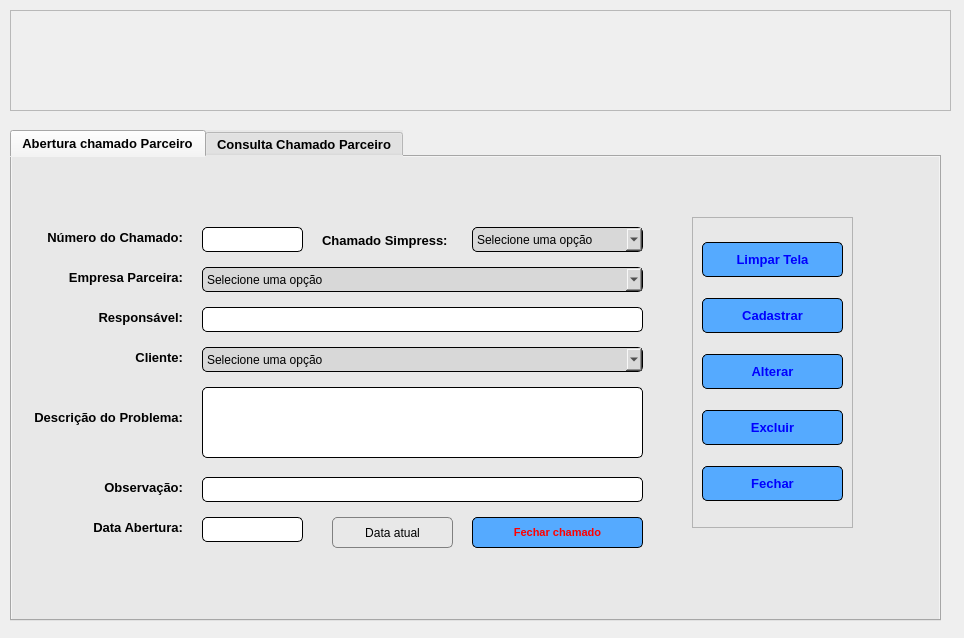
<?xml version="1.0" encoding="UTF-8"?>
<ui version="4.0">
 <class>TelaChamadoParceiro</class>
 <widget class="QWidget" name="TelaChamadoParceiro">
  <property name="geometry">
   <rect>
    <x>0</x>
    <y>0</y>
    <width>964</width>
    <height>638</height>
   </rect>
  </property>
  <property name="windowTitle">
   <string>Form</string>
  </property>
  <property name="windowIcon">
   <iconset>
    <normaloff>_img/logo_janela.ico</normaloff>_img/logo_janela.ico</iconset>
  </property>
  <widget class="QFrame" name="frame">
   <property name="geometry">
    <rect>
     <x>10</x>
     <y>10</y>
     <width>941</width>
     <height>101</height>
    </rect>
   </property>
   <property name="frameShape">
    <enum>QFrame::StyledPanel</enum>
   </property>
   <property name="frameShadow">
    <enum>QFrame::Raised</enum>
   </property>
   <widget class="QLabel" name="label">
    <property name="geometry">
     <rect>
      <x>0</x>
      <y>0</y>
      <width>941</width>
      <height>101</height>
     </rect>
    </property>
    <property name="text">
     <string/>
    </property>
    <property name="pixmap">
     <pixmap>_img/banner_chamado_parceiro.png</pixmap>
    </property>
   </widget>
  </widget>
  <widget class="QTabWidget" name="tab_chamado_parceiro">
   <property name="geometry">
    <rect>
     <x>10</x>
     <y>130</y>
     <width>931</width>
     <height>491</height>
    </rect>
   </property>
   <property name="font">
    <font>
     <pointsize>10</pointsize>
     <weight>75</weight>
     <bold>true</bold>
    </font>
   </property>
   <property name="styleSheet">
    <string notr="true">background-color: rgb(232, 232, 232);</string>
   </property>
   <property name="currentIndex">
    <number>0</number>
   </property>
   <property name="iconSize">
    <size>
     <width>24</width>
     <height>24</height>
    </size>
   </property>
   <widget class="QWidget" name="tab_cadastro_parceiro">
    <attribute name="icon">
     <iconset>
      <normaloff>_img/abrir_chamado_parceiro.png</normaloff>_img/abrir_chamado_parceiro.png</iconset>
    </attribute>
    <attribute name="title">
     <string>Abertura chamado Parceiro</string>
    </attribute>
    <widget class="QLabel" name="label_3">
     <property name="geometry">
      <rect>
       <x>30</x>
       <y>110</y>
       <width>141</width>
       <height>21</height>
      </rect>
     </property>
     <property name="font">
      <font>
       <pointsize>10</pointsize>
       <weight>75</weight>
       <bold>true</bold>
      </font>
     </property>
     <property name="layoutDirection">
      <enum>Qt::LeftToRight</enum>
     </property>
     <property name="text">
      <string>Empresa Parceira:</string>
     </property>
     <property name="alignment">
      <set>Qt::AlignRight|Qt::AlignTrailing|Qt::AlignVCenter</set>
     </property>
    </widget>
    <widget class="QLineEdit" name="txt_numero_chamado">
     <property name="geometry">
      <rect>
       <x>190</x>
       <y>70</y>
       <width>101</width>
       <height>25</height>
      </rect>
     </property>
     <property name="minimumSize">
      <size>
       <width>0</width>
       <height>25</height>
      </size>
     </property>
     <property name="styleSheet">
      <string notr="true">border-radius: 5px;
background-color: rgb(255, 255, 255);
border:1px solid</string>
     </property>
    </widget>
    <widget class="QLabel" name="label_7">
     <property name="geometry">
      <rect>
       <x>70</x>
       <y>320</y>
       <width>101</width>
       <height>21</height>
      </rect>
     </property>
     <property name="font">
      <font>
       <pointsize>10</pointsize>
       <weight>75</weight>
       <bold>true</bold>
      </font>
     </property>
     <property name="layoutDirection">
      <enum>Qt::LeftToRight</enum>
     </property>
     <property name="text">
      <string>Observação:</string>
     </property>
     <property name="alignment">
      <set>Qt::AlignRight|Qt::AlignTrailing|Qt::AlignVCenter</set>
     </property>
    </widget>
    <widget class="QLineEdit" name="txt_responsavel">
     <property name="geometry">
      <rect>
       <x>190</x>
       <y>150</y>
       <width>441</width>
       <height>25</height>
      </rect>
     </property>
     <property name="minimumSize">
      <size>
       <width>0</width>
       <height>25</height>
      </size>
     </property>
     <property name="styleSheet">
      <string notr="true">border-radius: 5px;
background-color: rgb(255, 255, 255);
border:1px solid</string>
     </property>
    </widget>
    <widget class="QComboBox" name="combo_empresa_parceira">
     <property name="geometry">
      <rect>
       <x>190</x>
       <y>110</y>
       <width>441</width>
       <height>25</height>
      </rect>
     </property>
     <property name="minimumSize">
      <size>
       <width>0</width>
       <height>25</height>
      </size>
     </property>
     <property name="styleSheet">
      <string notr="true">border-radius: 5px;
background-color: rgb(216, 216, 216);
border:1px solid
</string>
     </property>
     <item>
      <property name="text">
       <string>Selecione uma opção</string>
      </property>
     </item>
    </widget>
    <widget class="QLabel" name="label_8">
     <property name="geometry">
      <rect>
       <x>60</x>
       <y>360</y>
       <width>111</width>
       <height>21</height>
      </rect>
     </property>
     <property name="font">
      <font>
       <pointsize>10</pointsize>
       <weight>75</weight>
       <bold>true</bold>
      </font>
     </property>
     <property name="layoutDirection">
      <enum>Qt::LeftToRight</enum>
     </property>
     <property name="text">
      <string>Data Abertura:</string>
     </property>
     <property name="alignment">
      <set>Qt::AlignRight|Qt::AlignTrailing|Qt::AlignVCenter</set>
     </property>
    </widget>
    <widget class="QLineEdit" name="txt_data_abertura">
     <property name="enabled">
      <bool>false</bool>
     </property>
     <property name="geometry">
      <rect>
       <x>190</x>
       <y>360</y>
       <width>101</width>
       <height>25</height>
      </rect>
     </property>
     <property name="minimumSize">
      <size>
       <width>0</width>
       <height>25</height>
      </size>
     </property>
     <property name="styleSheet">
      <string notr="true">border-radius: 5px;
background-color: rgb(255, 255, 255);
border:1px solid</string>
     </property>
    </widget>
    <widget class="QPushButton" name="btn_pegar_data">
     <property name="geometry">
      <rect>
       <x>320</x>
       <y>360</y>
       <width>121</width>
       <height>31</height>
      </rect>
     </property>
     <property name="styleSheet">
      <string notr="true">border-radius: 5px;
border: 1px solid gray</string>
     </property>
     <property name="text">
      <string>Data atual</string>
     </property>
     <property name="icon">
      <iconset>
       <normaloff>_img/calendario.png</normaloff>_img/calendario.png</iconset>
     </property>
     <property name="iconSize">
      <size>
       <width>24</width>
       <height>24</height>
      </size>
     </property>
    </widget>
    <widget class="QLabel" name="label_4">
     <property name="geometry">
      <rect>
       <x>70</x>
       <y>150</y>
       <width>101</width>
       <height>21</height>
      </rect>
     </property>
     <property name="font">
      <font>
       <pointsize>10</pointsize>
       <weight>75</weight>
       <bold>true</bold>
      </font>
     </property>
     <property name="layoutDirection">
      <enum>Qt::LeftToRight</enum>
     </property>
     <property name="text">
      <string>Responsável:</string>
     </property>
     <property name="alignment">
      <set>Qt::AlignRight|Qt::AlignTrailing|Qt::AlignVCenter</set>
     </property>
    </widget>
    <widget class="QLineEdit" name="txt_observacao">
     <property name="geometry">
      <rect>
       <x>190</x>
       <y>320</y>
       <width>441</width>
       <height>25</height>
      </rect>
     </property>
     <property name="minimumSize">
      <size>
       <width>0</width>
       <height>25</height>
      </size>
     </property>
     <property name="styleSheet">
      <string notr="true">border-radius: 5px;
background-color: rgb(255, 255, 255);
border:1px solid</string>
     </property>
    </widget>
    <widget class="QLabel" name="label_9">
     <property name="geometry">
      <rect>
       <x>310</x>
       <y>73</y>
       <width>131</width>
       <height>20</height>
      </rect>
     </property>
     <property name="font">
      <font>
       <pointsize>10</pointsize>
       <weight>75</weight>
       <bold>true</bold>
      </font>
     </property>
     <property name="text">
      <string>Chamado Simpress:</string>
     </property>
    </widget>
    <widget class="QComboBox" name="combo_chamado_simpress">
     <property name="geometry">
      <rect>
       <x>460</x>
       <y>70</y>
       <width>171</width>
       <height>25</height>
      </rect>
     </property>
     <property name="minimumSize">
      <size>
       <width>0</width>
       <height>25</height>
      </size>
     </property>
     <property name="styleSheet">
      <string notr="true">border-radius: 5px;
background-color: rgb(216, 216, 216);
border:1px solid
</string>
     </property>
     <item>
      <property name="text">
       <string>Selecione uma opção</string>
      </property>
     </item>
    </widget>
    <widget class="QPushButton" name="btn_fechar_chamado">
     <property name="geometry">
      <rect>
       <x>460</x>
       <y>360</y>
       <width>171</width>
       <height>31</height>
      </rect>
     </property>
     <property name="font">
      <font>
       <pointsize>8</pointsize>
       <weight>75</weight>
       <bold>true</bold>
      </font>
     </property>
     <property name="styleSheet">
      <string notr="true">QPushButton{
	background-color: rgb(85, 170, 255);
	
	color: rgb(255, 0, 0);
	border-radius: 5px;
	border:1px solid
}
QPushButton:hover{
	
	color: rgb(85, 170, 255);
	background-color: rgb(0, 0, 255);
	border: solid 5p
}</string>
     </property>
     <property name="text">
      <string>Fechar chamado</string>
     </property>
     <property name="icon">
      <iconset>
       <normaloff>_img/fechar_chamado_parceiro.png</normaloff>_img/fechar_chamado_parceiro.png</iconset>
     </property>
     <property name="iconSize">
      <size>
       <width>24</width>
       <height>24</height>
      </size>
     </property>
    </widget>
    <widget class="QComboBox" name="combo_cliente">
     <property name="geometry">
      <rect>
       <x>190</x>
       <y>190</y>
       <width>441</width>
       <height>25</height>
      </rect>
     </property>
     <property name="minimumSize">
      <size>
       <width>0</width>
       <height>25</height>
      </size>
     </property>
     <property name="styleSheet">
      <string notr="true">border-radius: 5px;
background-color: rgb(216, 216, 216);
border:1px solid
</string>
     </property>
     <item>
      <property name="text">
       <string>Selecione uma opção</string>
      </property>
     </item>
    </widget>
    <widget class="QTextEdit" name="txt_problema">
     <property name="geometry">
      <rect>
       <x>190</x>
       <y>230</y>
       <width>441</width>
       <height>71</height>
      </rect>
     </property>
     <property name="styleSheet">
      <string notr="true">border-radius: 5px;
background-color: rgb(255, 255, 255);
border:1px solid</string>
     </property>
    </widget>
    <widget class="QLabel" name="label_2">
     <property name="geometry">
      <rect>
       <x>10</x>
       <y>70</y>
       <width>161</width>
       <height>21</height>
      </rect>
     </property>
     <property name="font">
      <font>
       <pointsize>10</pointsize>
       <weight>75</weight>
       <bold>true</bold>
      </font>
     </property>
     <property name="layoutDirection">
      <enum>Qt::LeftToRight</enum>
     </property>
     <property name="text">
      <string>Número do Chamado:</string>
     </property>
     <property name="alignment">
      <set>Qt::AlignRight|Qt::AlignTrailing|Qt::AlignVCenter</set>
     </property>
    </widget>
    <widget class="QLabel" name="label_6">
     <property name="geometry">
      <rect>
       <x>10</x>
       <y>250</y>
       <width>161</width>
       <height>21</height>
      </rect>
     </property>
     <property name="font">
      <font>
       <pointsize>10</pointsize>
       <weight>75</weight>
       <bold>true</bold>
      </font>
     </property>
     <property name="layoutDirection">
      <enum>Qt::LeftToRight</enum>
     </property>
     <property name="text">
      <string>Descrição do Problema:</string>
     </property>
     <property name="alignment">
      <set>Qt::AlignRight|Qt::AlignTrailing|Qt::AlignVCenter</set>
     </property>
    </widget>
    <widget class="QLabel" name="label_5">
     <property name="geometry">
      <rect>
       <x>100</x>
       <y>190</y>
       <width>71</width>
       <height>21</height>
      </rect>
     </property>
     <property name="font">
      <font>
       <pointsize>10</pointsize>
       <weight>75</weight>
       <bold>true</bold>
      </font>
     </property>
     <property name="layoutDirection">
      <enum>Qt::LeftToRight</enum>
     </property>
     <property name="text">
      <string>Cliente:</string>
     </property>
     <property name="alignment">
      <set>Qt::AlignRight|Qt::AlignTrailing|Qt::AlignVCenter</set>
     </property>
    </widget>
    <widget class="QFrame" name="frame_2">
     <property name="geometry">
      <rect>
       <x>680</x>
       <y>60</y>
       <width>161</width>
       <height>311</height>
      </rect>
     </property>
     <property name="frameShape">
      <enum>QFrame::StyledPanel</enum>
     </property>
     <property name="frameShadow">
      <enum>QFrame::Raised</enum>
     </property>
     <layout class="QVBoxLayout" name="verticalLayout">
      <item>
       <widget class="QPushButton" name="btn_limpar_tela">
        <property name="minimumSize">
         <size>
          <width>0</width>
          <height>35</height>
         </size>
        </property>
        <property name="font">
         <font>
          <pointsize>10</pointsize>
          <weight>75</weight>
          <bold>true</bold>
         </font>
        </property>
        <property name="styleSheet">
         <string notr="true">QPushButton{
	background-color: rgb(85, 170, 255);
	color: rgb(0, 0, 255);
	border-radius: 5px;
	border:1px solid
}
QPushButton:hover{
	
	color: rgb(85, 170, 255);
	background-color: rgb(0, 0, 255);
	border: solid 5p
}</string>
        </property>
        <property name="text">
         <string>Limpar Tela</string>
        </property>
        <property name="icon">
         <iconset>
          <normaloff>_img/limpar.png</normaloff>_img/limpar.png</iconset>
        </property>
        <property name="iconSize">
         <size>
          <width>24</width>
          <height>24</height>
         </size>
        </property>
       </widget>
      </item>
      <item>
       <widget class="QPushButton" name="btn_cadastrar">
        <property name="minimumSize">
         <size>
          <width>0</width>
          <height>35</height>
         </size>
        </property>
        <property name="font">
         <font>
          <pointsize>10</pointsize>
          <weight>75</weight>
          <bold>true</bold>
         </font>
        </property>
        <property name="styleSheet">
         <string notr="true">QPushButton{
	background-color: rgb(85, 170, 255);
	color: rgb(0, 0, 255);
	border-radius: 5px;
	border:1px solid
}
QPushButton:hover{
	
	color: rgb(85, 170, 255);
	background-color: rgb(0, 0, 255);
	border: solid 5p
}</string>
        </property>
        <property name="text">
         <string>Cadastrar</string>
        </property>
        <property name="icon">
         <iconset>
          <normaloff>_img/save.png</normaloff>_img/save.png</iconset>
        </property>
        <property name="iconSize">
         <size>
          <width>24</width>
          <height>24</height>
         </size>
        </property>
       </widget>
      </item>
      <item>
       <widget class="QPushButton" name="btn_alterar">
        <property name="minimumSize">
         <size>
          <width>0</width>
          <height>35</height>
         </size>
        </property>
        <property name="font">
         <font>
          <pointsize>10</pointsize>
          <weight>75</weight>
          <bold>true</bold>
         </font>
        </property>
        <property name="styleSheet">
         <string notr="true">QPushButton{
	background-color: rgb(85, 170, 255);
	color: rgb(0, 0, 255);
	border-radius: 5px;
	border:1px solid
}
QPushButton:hover{
	
	color: rgb(85, 170, 255);
	background-color: rgb(0, 0, 255);
	border: solid 5p
}</string>
        </property>
        <property name="text">
         <string>Alterar</string>
        </property>
        <property name="icon">
         <iconset>
          <normaloff>_img/alterar.png</normaloff>_img/alterar.png</iconset>
        </property>
        <property name="iconSize">
         <size>
          <width>24</width>
          <height>24</height>
         </size>
        </property>
       </widget>
      </item>
      <item>
       <widget class="QPushButton" name="btn_excluir">
        <property name="minimumSize">
         <size>
          <width>0</width>
          <height>35</height>
         </size>
        </property>
        <property name="font">
         <font>
          <pointsize>10</pointsize>
          <weight>75</weight>
          <bold>true</bold>
         </font>
        </property>
        <property name="styleSheet">
         <string notr="true">QPushButton{
	background-color: rgb(85, 170, 255);
	color: rgb(0, 0, 255);
	border-radius: 5px;
	border:1px solid
}
QPushButton:hover{
	
	color: rgb(85, 170, 255);
	background-color: rgb(0, 0, 255);
	border: solid 5p
}</string>
        </property>
        <property name="text">
         <string>Excluir</string>
        </property>
        <property name="icon">
         <iconset>
          <normaloff>_img/excluir.png</normaloff>_img/excluir.png</iconset>
        </property>
        <property name="iconSize">
         <size>
          <width>24</width>
          <height>24</height>
         </size>
        </property>
       </widget>
      </item>
      <item>
       <widget class="QPushButton" name="btn_fechar">
        <property name="minimumSize">
         <size>
          <width>0</width>
          <height>35</height>
         </size>
        </property>
        <property name="font">
         <font>
          <pointsize>10</pointsize>
          <weight>75</weight>
          <bold>true</bold>
         </font>
        </property>
        <property name="styleSheet">
         <string notr="true">QPushButton{
	background-color: rgb(85, 170, 255);
	color: rgb(0, 0, 255);
	border-radius: 5px;
	border:1px solid
}
QPushButton:hover{
	
	color: rgb(85, 170, 255);
	background-color: rgb(0, 0, 255);
	border: solid 5p
}</string>
        </property>
        <property name="text">
         <string>Fechar</string>
        </property>
        <property name="icon">
         <iconset>
          <normaloff>_img/sair.png</normaloff>_img/sair.png</iconset>
        </property>
        <property name="iconSize">
         <size>
          <width>24</width>
          <height>24</height>
         </size>
        </property>
       </widget>
      </item>
     </layout>
    </widget>
   </widget>
   <widget class="QWidget" name="tab_consulta_parceiro">
    <attribute name="icon">
     <iconset>
      <normaloff>_img/consultar_chamado_parceiro.png</normaloff>_img/consultar_chamado_parceiro.png</iconset>
    </attribute>
    <attribute name="title">
     <string>Consulta Chamado Parceiro</string>
    </attribute>
    <widget class="QTableWidget" name="tabela_chamado_parceiro">
     <property name="geometry">
      <rect>
       <x>10</x>
       <y>111</y>
       <width>891</width>
       <height>271</height>
      </rect>
     </property>
     <attribute name="verticalHeaderVisible">
      <bool>false</bool>
     </attribute>
     <column>
      <property name="text">
       <string>Número Chamado</string>
      </property>
      <property name="font">
       <font>
        <pointsize>10</pointsize>
        <weight>75</weight>
        <bold>true</bold>
       </font>
      </property>
     </column>
     <column>
      <property name="text">
       <string>Chamado Simpress</string>
      </property>
      <property name="font">
       <font>
        <pointsize>10</pointsize>
        <weight>75</weight>
        <bold>true</bold>
       </font>
      </property>
     </column>
     <column>
      <property name="text">
       <string>Empresa Parceira</string>
      </property>
      <property name="font">
       <font>
        <pointsize>10</pointsize>
        <weight>75</weight>
        <bold>true</bold>
       </font>
      </property>
     </column>
     <column>
      <property name="text">
       <string>Responsável</string>
      </property>
      <property name="font">
       <font>
        <pointsize>10</pointsize>
        <weight>75</weight>
        <bold>true</bold>
       </font>
      </property>
     </column>
     <column>
      <property name="text">
       <string>Cliente</string>
      </property>
      <property name="font">
       <font>
        <pointsize>10</pointsize>
        <weight>75</weight>
        <bold>true</bold>
       </font>
      </property>
     </column>
     <column>
      <property name="text">
       <string>Descrição</string>
      </property>
      <property name="font">
       <font>
        <pointsize>10</pointsize>
        <weight>75</weight>
        <bold>true</bold>
       </font>
      </property>
     </column>
     <column>
      <property name="text">
       <string>Observação</string>
      </property>
      <property name="font">
       <font>
        <pointsize>10</pointsize>
        <weight>75</weight>
        <bold>true</bold>
       </font>
      </property>
     </column>
     <column>
      <property name="text">
       <string>Data abertura</string>
      </property>
      <property name="font">
       <font>
        <pointsize>10</pointsize>
        <weight>75</weight>
        <bold>true</bold>
       </font>
      </property>
     </column>
    </widget>
    <widget class="QFrame" name="frame_3">
     <property name="geometry">
      <rect>
       <x>10</x>
       <y>10</y>
       <width>891</width>
       <height>80</height>
      </rect>
     </property>
     <property name="frameShape">
      <enum>QFrame::StyledPanel</enum>
     </property>
     <property name="frameShadow">
      <enum>QFrame::Raised</enum>
     </property>
     <widget class="QLineEdit" name="txt_consulta_numero_chamado">
      <property name="geometry">
       <rect>
        <x>20</x>
        <y>24</y>
        <width>231</width>
        <height>31</height>
       </rect>
      </property>
      <property name="minimumSize">
       <size>
        <width>0</width>
        <height>25</height>
       </size>
      </property>
      <property name="font">
       <font>
        <weight>75</weight>
        <bold>true</bold>
       </font>
      </property>
      <property name="styleSheet">
       <string notr="true">border-radius: 5px;
background-color: rgb(255, 255, 255);
border:1px solid</string>
      </property>
      <property name="placeholderText">
       <string>Pesquisar por Número do Chamado</string>
      </property>
     </widget>
     <widget class="QPushButton" name="btn_pesquisar_numero_chamado">
      <property name="geometry">
       <rect>
        <x>260</x>
        <y>20</y>
        <width>111</width>
        <height>35</height>
       </rect>
      </property>
      <property name="minimumSize">
       <size>
        <width>0</width>
        <height>35</height>
       </size>
      </property>
      <property name="font">
       <font>
        <pointsize>10</pointsize>
        <weight>75</weight>
        <bold>true</bold>
       </font>
      </property>
      <property name="styleSheet">
       <string notr="true">QPushButton{
	background-color: rgb(85, 170, 255);
	color: rgb(0, 0, 255);
	border-radius: 5px;
	border:1px solid
}
QPushButton:hover{
	
	color: rgb(85, 170, 255);
	background-color: rgb(0, 0, 255);
	border: solid 5p
}</string>
      </property>
      <property name="text">
       <string>Pesquisar</string>
      </property>
      <property name="icon">
       <iconset>
        <normaloff>_img/buscar.png</normaloff>_img/buscar.png</iconset>
      </property>
      <property name="iconSize">
       <size>
        <width>24</width>
        <height>24</height>
       </size>
      </property>
     </widget>
     <widget class="QLineEdit" name="txt_consulta_chamado_simpress">
      <property name="geometry">
       <rect>
        <x>480</x>
        <y>24</y>
        <width>231</width>
        <height>31</height>
       </rect>
      </property>
      <property name="minimumSize">
       <size>
        <width>0</width>
        <height>25</height>
       </size>
      </property>
      <property name="font">
       <font>
        <weight>75</weight>
        <bold>true</bold>
       </font>
      </property>
      <property name="styleSheet">
       <string notr="true">border-radius: 5px;
background-color: rgb(255, 255, 255);
border:1px solid</string>
      </property>
      <property name="placeholderText">
       <string>Pesquisar Chamado Simpress</string>
      </property>
     </widget>
     <widget class="QPushButton" name="btn_pesquisar_chamado_simpress">
      <property name="geometry">
       <rect>
        <x>720</x>
        <y>20</y>
        <width>121</width>
        <height>35</height>
       </rect>
      </property>
      <property name="minimumSize">
       <size>
        <width>0</width>
        <height>35</height>
       </size>
      </property>
      <property name="font">
       <font>
        <pointsize>10</pointsize>
        <weight>75</weight>
        <bold>true</bold>
       </font>
      </property>
      <property name="styleSheet">
       <string notr="true">QPushButton{
	background-color: rgb(85, 170, 255);
	color: rgb(0, 0, 255);
	border-radius: 5px;
	border:1px solid
}
QPushButton:hover{
	
	color: rgb(85, 170, 255);
	background-color: rgb(0, 0, 255);
	border: solid 5p
}</string>
      </property>
      <property name="text">
       <string>Pesquisar</string>
      </property>
      <property name="icon">
       <iconset>
        <normaloff>_img/buscar.png</normaloff>_img/buscar.png</iconset>
      </property>
      <property name="iconSize">
       <size>
        <width>24</width>
        <height>24</height>
       </size>
      </property>
     </widget>
    </widget>
    <widget class="QFrame" name="frame_4">
     <property name="geometry">
      <rect>
       <x>10</x>
       <y>390</y>
       <width>891</width>
       <height>55</height>
      </rect>
     </property>
     <property name="frameShape">
      <enum>QFrame::StyledPanel</enum>
     </property>
     <property name="frameShadow">
      <enum>QFrame::Raised</enum>
     </property>
     <layout class="QHBoxLayout" name="horizontalLayout">
      <item>
       <widget class="QLabel" name="label_10">
        <property name="text">
         <string/>
        </property>
       </widget>
      </item>
      <item>
       <widget class="QPushButton" name="btn_carregar_tabela">
        <property name="minimumSize">
         <size>
          <width>0</width>
          <height>35</height>
         </size>
        </property>
        <property name="font">
         <font>
          <pointsize>10</pointsize>
          <weight>75</weight>
          <bold>true</bold>
         </font>
        </property>
        <property name="styleSheet">
         <string notr="true">QPushButton{
	background-color: rgb(85, 170, 255);
	color: rgb(0, 0, 255);
	border-radius: 5px;
	border:1px solid
}
QPushButton:hover{
	
	color: rgb(85, 170, 255);
	background-color: rgb(0, 0, 255);
	border: solid 5p
}</string>
        </property>
        <property name="text">
         <string>Carregar Tabela</string>
        </property>
        <property name="icon">
         <iconset>
          <normaloff>_img/pesquisa_chamado.png</normaloff>_img/pesquisa_chamado.png</iconset>
        </property>
        <property name="iconSize">
         <size>
          <width>24</width>
          <height>24</height>
         </size>
        </property>
       </widget>
      </item>
      <item>
       <widget class="QPushButton" name="btn_carregar">
        <property name="minimumSize">
         <size>
          <width>0</width>
          <height>35</height>
         </size>
        </property>
        <property name="font">
         <font>
          <pointsize>10</pointsize>
          <weight>75</weight>
          <bold>true</bold>
         </font>
        </property>
        <property name="styleSheet">
         <string notr="true">QPushButton{
	background-color: rgb(85, 170, 255);
	color: rgb(0, 0, 255);
	border-radius: 5px;
	border:1px solid
}
QPushButton:hover{
	
	color: rgb(85, 170, 255);
	background-color: rgb(0, 0, 255);
	border: solid 5p
}</string>
        </property>
        <property name="text">
         <string>Carregar</string>
        </property>
        <property name="icon">
         <iconset>
          <normaloff>_img/carregar.png</normaloff>_img/carregar.png</iconset>
        </property>
        <property name="iconSize">
         <size>
          <width>24</width>
          <height>24</height>
         </size>
        </property>
       </widget>
      </item>
      <item>
       <widget class="QPushButton" name="btn_gerar_relatorio">
        <property name="minimumSize">
         <size>
          <width>0</width>
          <height>35</height>
         </size>
        </property>
        <property name="font">
         <font>
          <pointsize>10</pointsize>
          <weight>75</weight>
          <bold>true</bold>
         </font>
        </property>
        <property name="styleSheet">
         <string notr="true">QPushButton{
	background-color: rgb(85, 170, 255);
	color: rgb(0, 0, 255);
	border-radius: 5px;
	border:1px solid
}
QPushButton:hover{
	
	color: rgb(85, 170, 255);
	background-color: rgb(0, 0, 255);
	border: solid 5p
}</string>
        </property>
        <property name="text">
         <string>Gerar Relatório</string>
        </property>
        <property name="icon">
         <iconset>
          <normaloff>_img/relatorio.png</normaloff>_img/relatorio.png</iconset>
        </property>
        <property name="iconSize">
         <size>
          <width>24</width>
          <height>24</height>
         </size>
        </property>
       </widget>
      </item>
      <item>
       <widget class="QPushButton" name="btn_fechar2">
        <property name="minimumSize">
         <size>
          <width>0</width>
          <height>35</height>
         </size>
        </property>
        <property name="font">
         <font>
          <pointsize>10</pointsize>
          <weight>75</weight>
          <bold>true</bold>
         </font>
        </property>
        <property name="styleSheet">
         <string notr="true">QPushButton{
	background-color: rgb(85, 170, 255);
	color: rgb(0, 0, 255);
	border-radius: 5px;
	border:1px solid
}
QPushButton:hover{
	
	color: rgb(85, 170, 255);
	background-color: rgb(0, 0, 255);
	border: solid 5p
}</string>
        </property>
        <property name="text">
         <string>Fechar</string>
        </property>
        <property name="icon">
         <iconset>
          <normaloff>_img/sair.png</normaloff>_img/sair.png</iconset>
        </property>
        <property name="iconSize">
         <size>
          <width>24</width>
          <height>24</height>
         </size>
        </property>
       </widget>
      </item>
      <item>
       <widget class="QLabel" name="label_11">
        <property name="text">
         <string/>
        </property>
       </widget>
      </item>
     </layout>
    </widget>
   </widget>
  </widget>
 </widget>
 <resources/>
 <connections/>
</ui>
